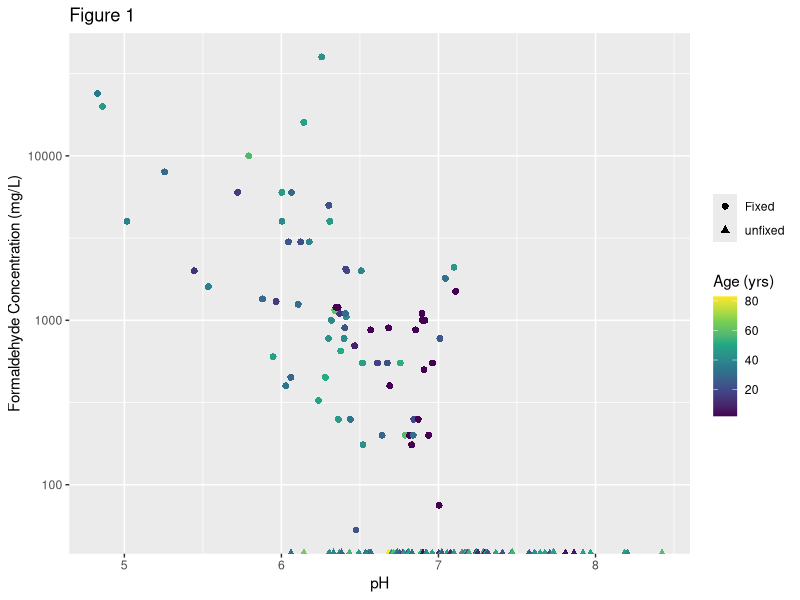

The R script that drew this image:

.libPaths(c("C:/Users/ale097/Data School/Packages"))
library(tidyverse)
require("RColorBrewer")

read_csv("Data/Collection_survey_RAW.csv")
Collection_survey <- read_csv("Data/Collection_survey_RAW.csv")

#exclude obs. for which year is unknown
#convert <chr> to <dbl>
#create an age column
#rename formaldehyde concentration column 
#create a new column fixed

Collection_survey_tidy <- Collection_survey %>% 
  filter(Year != "-") %>% 
  mutate(year = as.numeric(Year)) %>% 
  select(-Year) %>% 
  mutate(age = 2019 - year) %>% 
  select(-year) %>% 
  rename(formaldehyde = "Formaldehyde concentration (mg/L)") %>% 
  mutate(fixed = ifelse(formaldehyde > 0, "Fixed", "unfixed"))


Collection_survey_tidy

#plot showing all data 
Collection_survey_full_plot <- ggplot(data = Collection_survey_tidy, 
       mapping = aes(x = pH, y = formaldehyde, color = age, shape = fixed)) +
  geom_point(size = 2) +
  scale_y_log10() +
  scale_colour_continuous(type = "viridis") +
  labs(
    title = "Figure 1",
    y = "Formaldehyde Concentration (mg/L)",
    color = "Age (yrs)",
    shape = "")

ggsave(filename = "Results/Collection_survey_full.png", plot = Collection_survey_full_plot, width = 12, height = 10, dpi = 300, units = "cm")



